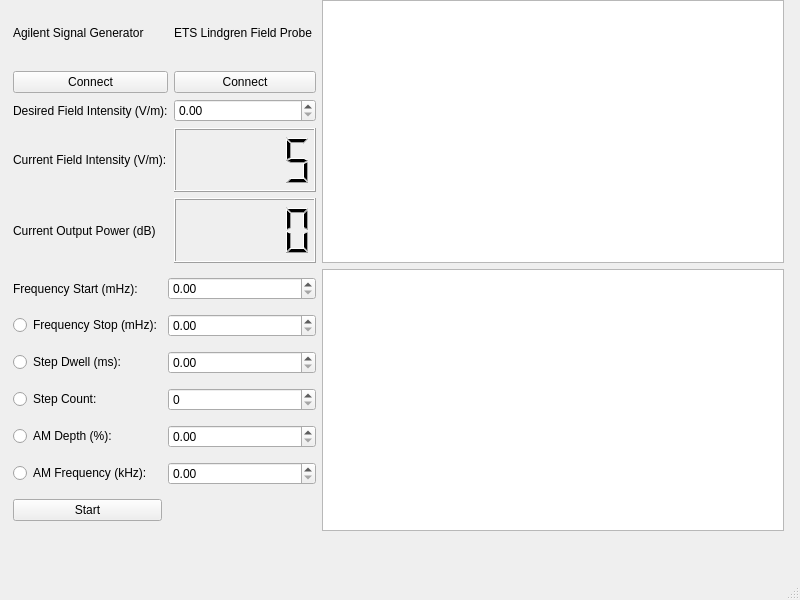
<?xml version="1.0" encoding="UTF-8"?>
<ui version="4.0">
 <class>MainWindow</class>
 <widget class="QMainWindow" name="MainWindow">
  <property name="geometry">
   <rect>
    <x>0</x>
    <y>0</y>
    <width>800</width>
    <height>600</height>
   </rect>
  </property>
  <property name="windowTitle">
   <string>MainWindow</string>
  </property>
  <widget class="QWidget" name="centralwidget">
   <widget class="QWidget" name="gridLayoutWidget">
    <property name="geometry">
     <rect>
      <x>13</x>
      <y>0</y>
      <width>771</width>
      <height>531</height>
     </rect>
    </property>
    <layout class="QGridLayout" name="gridLayout">
     <property name="leftMargin">
      <number>0</number>
     </property>
     <item row="1" column="0">
      <layout class="QGridLayout" name="gridLayout_3">
       <item row="0" column="0">
        <widget class="QLabel" name="setFreqStartLabel">
         <property name="text">
          <string>Frequency Start (mHz):</string>
         </property>
        </widget>
       </item>
       <item row="1" column="0">
        <widget class="QRadioButton" name="setFreqStopButton">
         <property name="text">
          <string>Frequency Stop (mHz):</string>
         </property>
        </widget>
       </item>
       <item row="2" column="0">
        <widget class="QRadioButton" name="setStepDwellButton">
         <property name="text">
          <string>Step Dwell (ms):</string>
         </property>
        </widget>
       </item>
       <item row="5" column="0">
        <widget class="QRadioButton" name="setAMFreqButton">
         <property name="text">
          <string>AM Frequency (kHz):</string>
         </property>
        </widget>
       </item>
       <item row="3" column="0">
        <widget class="QRadioButton" name="setStepCountButton">
         <property name="text">
          <string>Step Count:</string>
         </property>
        </widget>
       </item>
       <item row="4" column="0">
        <widget class="QRadioButton" name="setAMDepthButton">
         <property name="text">
          <string>AM Depth (%):</string>
         </property>
        </widget>
       </item>
       <item row="0" column="2">
        <widget class="QDoubleSpinBox" name="freqStartBox"/>
       </item>
       <item row="1" column="2">
        <widget class="QDoubleSpinBox" name="freqStopBox"/>
       </item>
       <item row="2" column="2">
        <widget class="QDoubleSpinBox" name="stepDwellBox"/>
       </item>
       <item row="3" column="2">
        <widget class="QSpinBox" name="stepCountBox"/>
       </item>
       <item row="4" column="2">
        <widget class="QDoubleSpinBox" name="amDepthBox"/>
       </item>
       <item row="5" column="2">
        <widget class="QDoubleSpinBox" name="amFreqBox"/>
       </item>
       <item row="6" column="0">
        <widget class="QPushButton" name="startButton">
         <property name="text">
          <string>Start</string>
         </property>
        </widget>
       </item>
      </layout>
     </item>
     <item row="0" column="0">
      <layout class="QGridLayout" name="gridLayout_2">
       <item row="2" column="1">
        <widget class="QDoubleSpinBox" name="setFieldIntensityBox"/>
       </item>
       <item row="3" column="0">
        <widget class="QLabel" name="currentFieldIntesityLabel">
         <property name="text">
          <string>Current Field Intensity (V/m):</string>
         </property>
        </widget>
       </item>
       <item row="0" column="1">
        <widget class="QLabel" name="fieldProbeLabel">
         <property name="text">
          <string>ETS Lindgren Field Probe </string>
         </property>
        </widget>
       </item>
       <item row="3" column="1">
        <widget class="QLCDNumber" name="fieldIntensityLcd">
         <property name="smallDecimalPoint">
          <bool>false</bool>
         </property>
         <property name="digitCount">
          <number>5</number>
         </property>
         <property name="value" stdset="0">
          <double>5.000000000000000</double>
         </property>
        </widget>
       </item>
       <item row="0" column="0">
        <widget class="QLabel" name="sigGenLabel">
         <property name="text">
          <string>Agilent Signal Generator </string>
         </property>
        </widget>
       </item>
       <item row="1" column="0">
        <widget class="QPushButton" name="connectSigGenButton">
         <property name="text">
          <string>Connect</string>
         </property>
        </widget>
       </item>
       <item row="4" column="1">
        <widget class="QLCDNumber" name="controlLoopAdjLcd">
         <property name="smallDecimalPoint">
          <bool>false</bool>
         </property>
         <property name="digitCount">
          <number>5</number>
         </property>
         <property name="value" stdset="0">
          <double>0.000000000000000</double>
         </property>
         <property name="intValue" stdset="0">
          <number>0</number>
         </property>
        </widget>
       </item>
       <item row="1" column="1">
        <widget class="QPushButton" name="connectFieldProbeButton">
         <property name="text">
          <string>Connect</string>
         </property>
        </widget>
       </item>
       <item row="2" column="0">
        <widget class="QLabel" name="desiredIntensityLabel">
         <property name="text">
          <string>Desired Field Intensity (V/m):</string>
         </property>
        </widget>
       </item>
       <item row="4" column="0">
        <widget class="QLabel" name="currentOutputLabel">
         <property name="text">
          <string>Current Output Power (dB)</string>
         </property>
        </widget>
       </item>
      </layout>
     </item>
     <item row="0" column="1">
      <widget class="QGraphicsView" name="topGraphicsView"/>
     </item>
     <item row="1" column="1">
      <widget class="QGraphicsView" name="bottomGraphicsView"/>
     </item>
    </layout>
   </widget>
  </widget>
  <widget class="QMenuBar" name="menubar">
   <property name="geometry">
    <rect>
     <x>0</x>
     <y>0</y>
     <width>800</width>
     <height>24</height>
    </rect>
   </property>
  </widget>
  <widget class="QStatusBar" name="statusbar"/>
 </widget>
 <resources/>
 <connections/>
</ui>
